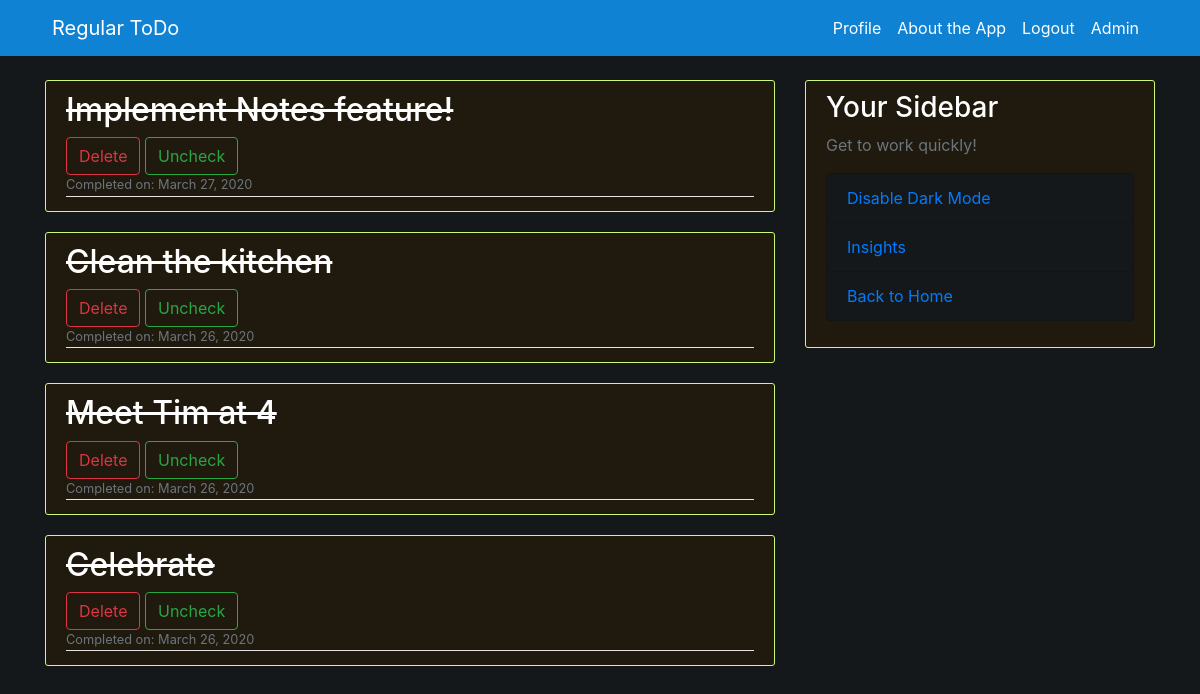
/todo/completed/ (signed in), run on the app's committed database.
### ToDo/models.py (models this page shows, shortened)
class ToDo(models.Model):
    title = models.CharField(max_length=100)
    date_posted = models.DateTimeField(default=timezone.now)
    creator = models.ForeignKey(User, on_delete=models.CASCADE)
    is_checked = models.BooleanField(default=False)
    due_date = models.DateTimeField(null=True, blank=True)
    due_date_color = models.CharField(max_length=100, null=True, blank=True)
    num_of_subtasks = models.IntegerField(default=0)
    date_completed = models.DateTimeField(null=True, blank=True)
    notes = models.BooleanField(default=False)

### ToDo/views.py (the view)
# urls.py: path('todo/completed/', TodoCompletedView.as_view(), name="todo-completed"),
class TodoCompletedView(ListView):
    model = ToDo
    template_name = "ToDo/completed.html"
    context_object_name = "todos"
    ordering = ["-date_posted"]

### ToDo/templates/ToDo/completed.html
{% extends "ToDo/base.html" %}
{% block content %}
{% if user.is_authenticated %}
    {% for todo in todos %}
        {% if user.username|lower == todo.creator|lower and todo.is_checked %}
            <article class="media content-section">
                <div class="media-body">
                    <h2><a class="article-title"><s>{{ todo.title }}</s></a></h2>
                    <button onclick="location.href='{% url 'todo-delete' todo.pk %}'" class="btn btn-outline-danger" type="submit">Delete</button>
                    <button onclick="location.href='{% url 'todo-uncheck' todo.pk %}'" class="btn btn-outline-success" type="submit">Uncheck</button>
                    <br>
                    {% if todo.date_completed != None %}
                        <div class="article-metadata">
                            <small class="text-muted">Completed on: {{ todo.date_completed|date:"F d, Y" }}</small>
                        </div>
                    {% endif %}
                </div>
            </article>
        {% endif %}
    {% endfor %}
{% endif %}
{% endblock content %}

### static/ToDo/main_dark.css (style rules this page uses)
body { background: #15181a; color: #333333; margin-top: 5rem; }
h1, h2, h3, h4, h5, h6 { color: #ffffff; }
.content-section { background: #1f1a0d; padding: 10px 20px; border: 1px solid #ccfa78; border-radius: 3px; margin-bottom: 20px; }
.article-title { color: #ffffff; }
.article-metadata { padding-bottom: 1px; margin-bottom: 4px; border-bottom: 1px solid #e3e3e3 }

### data on the page
ToDo: title "Implement Notes feature!", date_completed "March 27, 2020"
ToDo: title "Clean the kitchen", date_completed "March 26, 2020"
ToDo: title "Meet Tim at 4", date_completed "March 26, 2020"
ToDo: title "Celebrate", date_completed "March 26, 2020"
